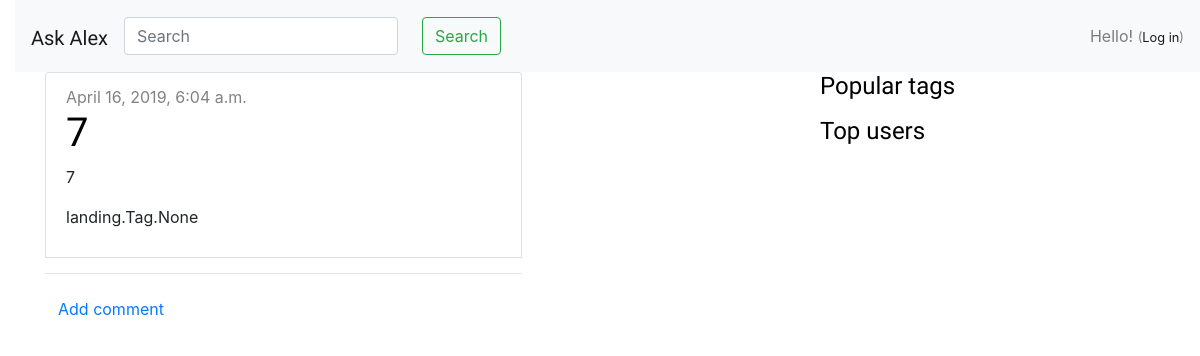
The page /post/7/ on the database as committed earlier.
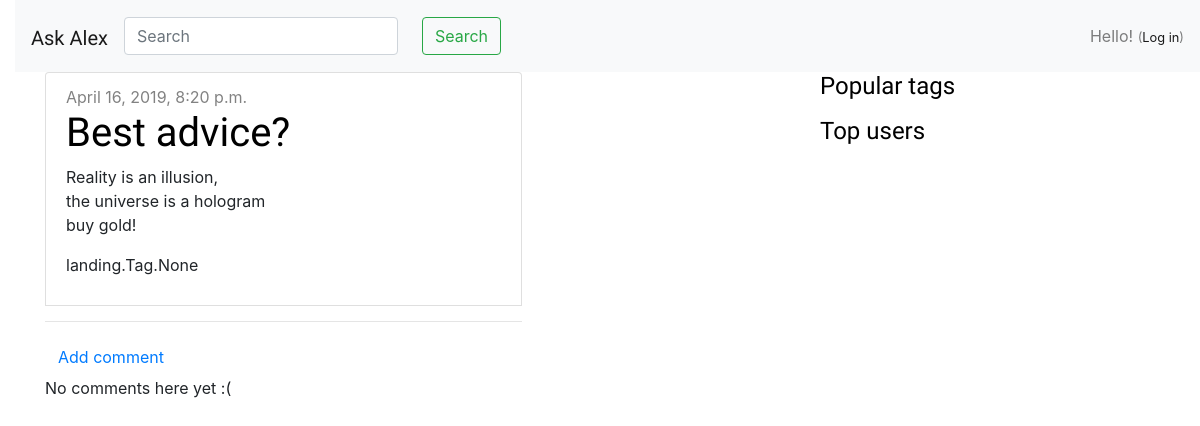
The same page on the database as committed later.
### landing/models.py (models this page shows, shortened)
class Question(models.Model):
    author = models.ForeignKey(User, on_delete=models.CASCADE)
    title = models.CharField(max_length=200)
    text = models.TextField()
    likes = models.IntegerField(blank=True, null=True)
    dislikes = models.IntegerField(blank=True, null=True)
    created_date = models.DateTimeField(default=timezone.now)
    published_date = models.DateTimeField(blank=True, null=True)
    tags = models.ManyToManyField(Tag, blank=True)
    objects = QuestionManager()

### landing/views.py (the view)
# urls.py: path('post/<int:pk>/', views.post_detail, name='post_detail'),
def post_detail(request, pk):
    post = get_object_or_404(Question, pk=pk)
    return render(request, 'web/post_detail.html', {'post': post})

### landing/templates/web/post_detail.html (shortened to what this page needs)
{% extends "web/base.html" %}
{% block content %}
        <main role="main" class="container">
        <div class="row">
            <div class="col-8">
                      <li class="list-group-item">
                                  <div class="post">
                                    {% if post.published_date %}
                                        <div class="date">
                                            {{ post.published_date }}
                                        </div>
                                    {% endif %}
                                    <h1>{{ post.title }}</h1>
                                    <p>{{ post.text|linebreaksbr }}</p>
                                      <p>{{ post.tags }}</p>
                                  </div>
                          </li>
                            <hr>
                        <a class="btn btn-default" href="{% url 'add_comment' pk=post.pk %}">Add comment</a>
                        {% for comment in post.comments.all %}
                            {% if user.is_authenticated or comment.approved_comment %}
                            <div class="comment">
                                <div class="date">
                                    {{ comment.created_date }}
                                    {% if not comment.approved_comment %}
                                        <a class="btn btn-default" href="{% url 'comment_remove' pk=comment.pk %}"><button type="button" class="btn btn-danger">Delete</button></a>
                                    {% endif %}
                                </div>
                                <strong>{{ comment.author }}</strong>
                                <p>{{ comment.text|linebreaks }}</p>
                            </div>
                            {% endif %}
                        {% empty %}
                            <p>No comments here yet :(</p>
                        {% endfor %}
            </div>
        </div>
        </main>
{% endblock %}

Rows that differ between the two databases and show on the page:
changed Question "landing.Tag.None": published_date "April 16, 2019, 6:04 a.m." → "April 16, 2019, 8:20 p.m."; title "7" → "Best advice?"; text "7" → "Reality is an illusion, the universe is a hologram buy gold!"
Other text that changed with them:
text now shown: "No comments here yet :("
